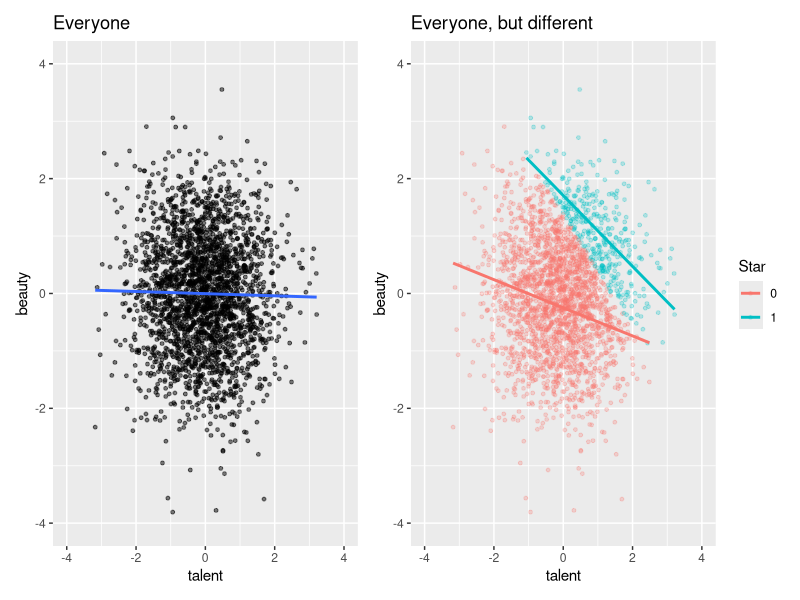

Write the R code that produced this figure.
library(tidyverse)
library(patchwork)

set.seed(3444)

star_is_born <- tibble(
  beauty = rnorm(2500), # beauty randomly generated
  talent = rnorm(2500), # talent rando gen
  score = beauty + talent, # linear comb of beauty + talent
  c85 = quantile(score, .85), # 85th percentile / .85 quantile of score
  star = ifelse(score >= c85, 1, 0) # star if score 85th percentile or above
)

p1 <- star_is_born %>% 
  ggplot(aes(x = talent, y = beauty)) +
  geom_point(size = 1, alpha = 0.5) + xlim(-4, 4) + ylim(-4, 4) +
  geom_smooth(method = "lm", se = FALSE) +
  labs(title = "Everyone")

p2 = star_is_born %>% 
  ggplot(aes(x = talent, y = beauty, color = factor(star))) +
  geom_point(size = 1, alpha = 0.25) + xlim(-4, 4) + ylim(-4, 4) +
  geom_smooth(method = "lm", se = FALSE) +
  labs(title = "Everyone, but different") +
  scale_color_discrete(name = 'Star')

p1 + p2


